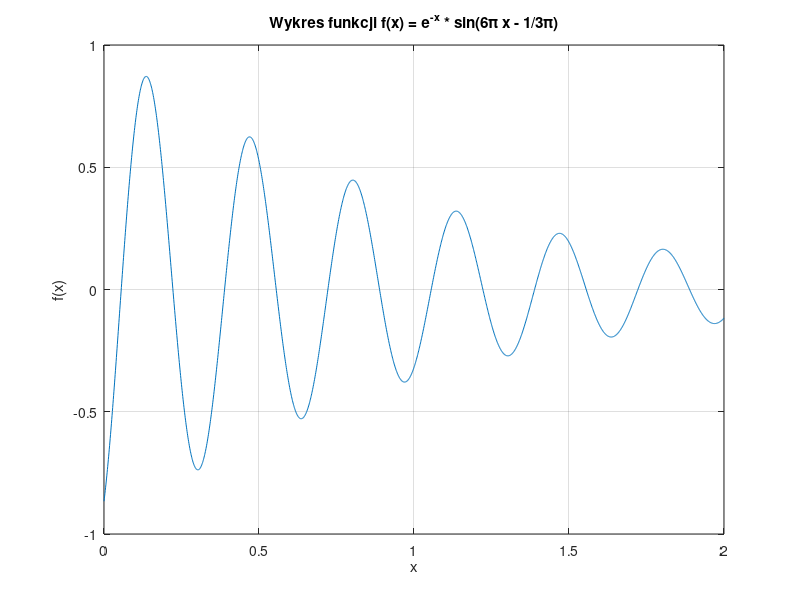

Reproduce this figure in MATLAB.
%Kamil Drożdż
clear; clc; close all;
% Definicja funkcji f(x)
f = @(x) exp(-x) .* sin(6.*pi.*x - 1/3.*pi);

% Przedział x od 0 do 5/7
x = 0:0.001:2;

% Obliczanie wartości funkcji w danym przedziale
y = f(x);

% Rysowanie wykresu funkcji
plot(x, y);
xlabel('x');
ylabel('f(x)');
title('Wykres funkcji f(x) = e^{-x} * sin(6\pi x - 1/3\pi)');
grid on;
%END